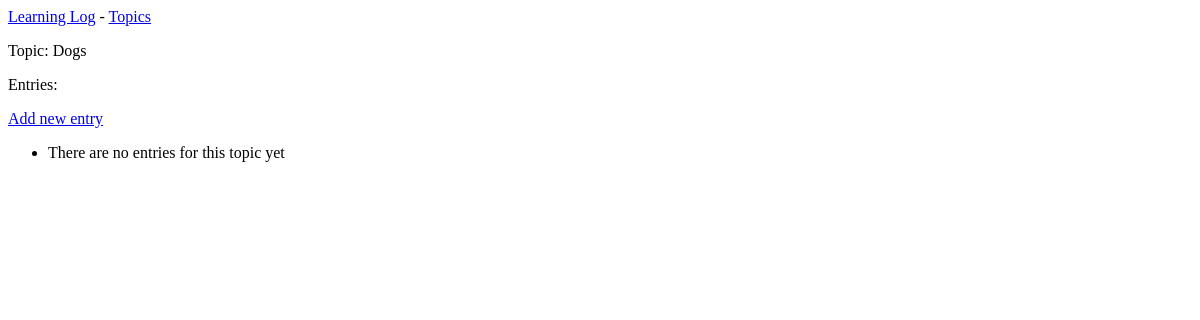
/topics/4/, run on an earlier commit of the app's database.
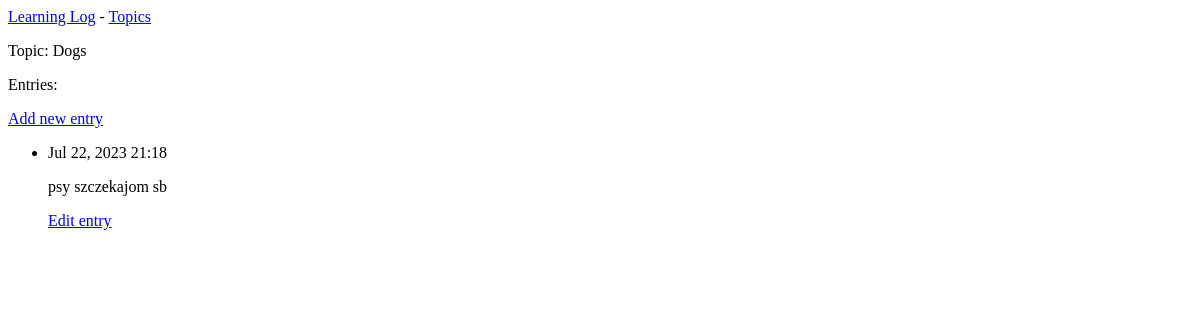
And on a later commit of the database.
### learning_logs/models.py (models this page shows, shortened)
class Entry(models.Model):
    topic = models.ForeignKey(Topic, on_delete=models.CASCADE)
    text = models.TextField()
    date_added = models.DateTimeField(auto_now_add=True)
    class Meta:
        verbose_name_plural = "entries"

### learning_logs/views.py (the view)
# urls.py: path("topics/<int:topic_id>/", views.topic, name="topic"),
def topic(request, topic_id):
    topic = Topic.objects.get(id=topic_id)
    entries = topic.entry_set.order_by("-date_added")
    context = {"topic": topic, "entries": entries}
    return render(request, "learning_logs/topic.html", context)

### learning_logs/templates/learning_logs/topic.html
{% extends 'learning_logs/base.html' %}
{% block content %}
  <p>Topic: {{topic.text}}</p>
  <p>Entries:</p>
  <p>
    <a href="{% url 'learning_logs:new_entry' topic.id %}">Add new entry</a>
  </p>
  <ul>
    {% for entry in entries %}
      <li>
        <p>{{entry.date_added|date:'M d, Y H:i'}}</p>
        <p>{{entry.text|linebreaks}}</p>
        <p><a href="{% url 'learning_logs:edit_entry' entry.id %}">Edit entry</a></p>
      </li>
    {% empty %}
      <li>There are no entries for this topic yet</li>
    {% endfor %}
  </ul>
{% endblock content %}

What changed in the data, as far as the page shows it:
added Entry: date_added "Jul 22, 2023 21:18", text "psy szczekajom sb"
Also different on the page:
text no longer shown: "There are no entries for this topic yet"
